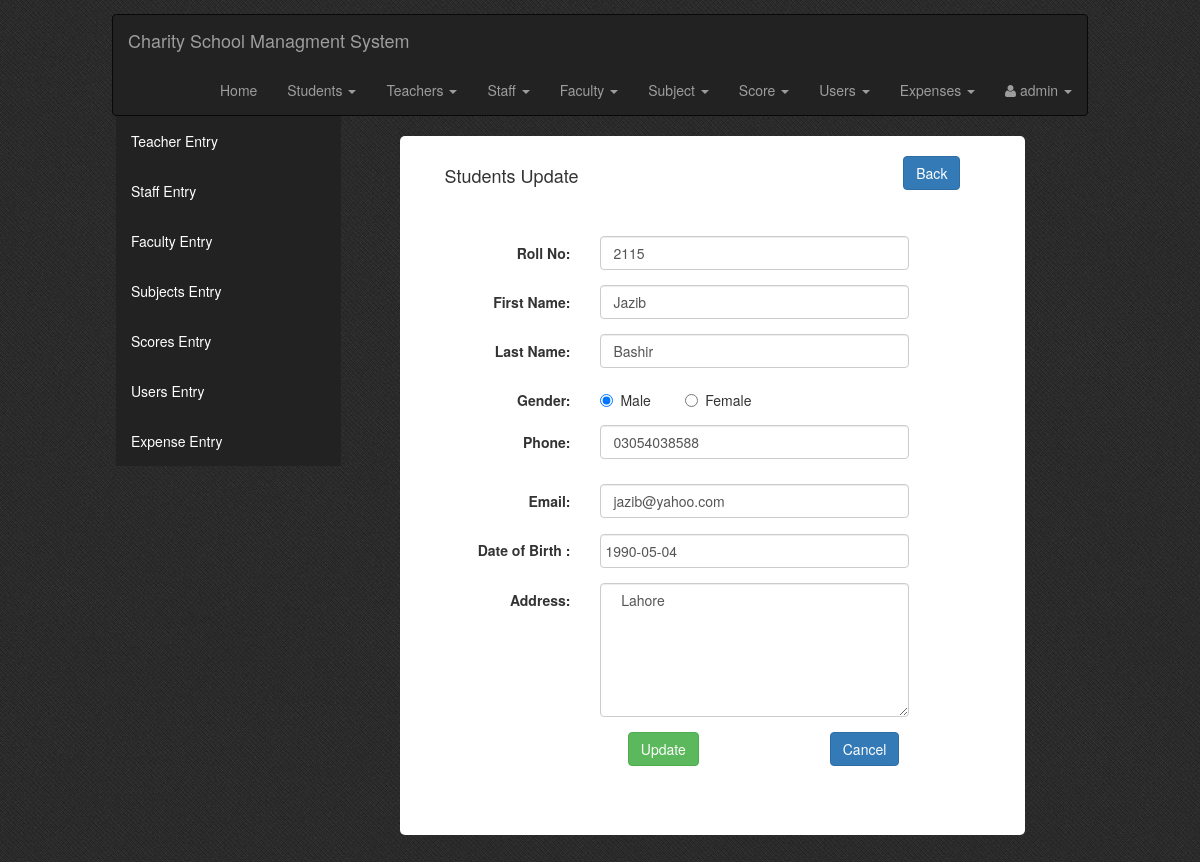
Page /admin.php?tag=student_entry&opr=upd&rs_id=2 on the committed database.
### tables this page shows
CREATE TABLE `stu_tbl` (
  `roll_no` int(10) NOT NULL,
  `stu_id` int(10) UNSIGNED NOT NULL,
  `f_name` varchar(50) NOT NULL,
  `l_name` varchar(50) NOT NULL,
  `gender` char(10) NOT NULL,
  `dob` date NOT NULL,
  `address` varchar(100) NOT NULL,
  `phone` varchar(50) NOT NULL,
  `email` varchar(70) NOT NULL,
  `student_expense` int(11) NOT NULL
);

### Students_Entry.php (the view, shortened to what this page needs)
<?php
    $id="";
    $opr="";
    if(isset($_GET['opr']))
    	$opr=$_GET['opr'];
    if(isset($_GET['rs_id']))
    	$id=$_GET['rs_id'];
?>
<?php
if($opr=="upd")
{
	$sql_upd=mysql_query("SELECT * FROM stu_tbl WHERE stu_id=$id");
	$rs_upd=mysql_fetch_array($sql_upd);
?>
<div class="col-md-10 col-md-offset-1 form-style">
    <div class="col-md-12 entry-head margin-20b">
        <h4 class="left">Students Update</h4>
        <a class="btn btn-primary right" href="?tag=view_students">Back</a>
    </div>
    <div class="col-md-10 col-md-offset-1 form-style">
            <form role="form" data-toggle="validator" method="post" class="form-horizontal">
                <div class="row">
                    <div class="form-group">
                        <label for="roll_no" class="control-label col-sm-3">Roll No:</label>
                        <div class="col-sm-8">
                            <input  type="text" class="form-control only-number" id="roll_no" name="roll_no" value="<?php echo $rs_upd['roll_no'];?>"/>
                        </div>
                    </div>
                    <div class="form-group">
                        <label for="fnametxt" class="control-label col-sm-3">First Name:</label>
                        <div class="col-sm-8">
                            <input type="text" class="form-control" id="fnametxt" name="fnametxt" value="<?php echo $rs_upd['f_name'];?>"/>
                        </div>
                    </div>
                    <div class="form-group">
                        <label for="lnametxt" class="control-label col-sm-3">Last Name:</label>
                        <div class="col-sm-8">
                            <input type="text" class="form-control" id="lnametxt" name="lnametxt" value="<?php echo $rs_upd['l_name'];?>"/>
                        </div>
                    </div>
                    <div class="form-group">
                        <label for="gender" class="control-label col-sm-3">Gender:</label>
                        <div class="radio col-sm-2">
                            <label><input type="radio" name="gender" value="male" <?php if($rs_upd['gender']=="male") echo "checked";?>>Male</label>
                        </div>
                        <div class="radio col-sm-4">
                            <label><input type="radio" name="gender" value="female" <?php if($rs_upd['gender']=="female") echo "checked";?>>Female</label>
                        </div>
                    </div>
                    <div class="form-group">
                        <label for="phonetxt" class="control-label col-sm-3">Phone:</label>
                        <div class="col-sm-8">
                            <input type="number"data-minlength="11" class="form-control only-number" data-error="Enter Valid 11 Digit Phone Number  " id="phonetxt" name="phonetxt" value="<?php echo $rs_upd['phone'];?>">
                        </div>
                    </div>
                    <div class="form-group">
                        <label for="emailtxt" class="control-label col-sm-3">Email:</label>
                        <div class="col-sm-8">
                            <input type="email" class="form-control" id="emailtxt" name="emailtxt" value="<?php echo $rs_upd['email'];?>">
                        </div>
                    </div>
                    <div class="form-group">
                        <label for="dob" class="control-label col-sm-3">Date of Birth :</label>
                        <div class="col-sm-8">
                            <input type="text" class="form-control datepicker" name="dob" value="<?php echo $rs_upd['dob'];?>" data-date-format="yyyy-mm-dd"/>
                        </div>
                    </div>
                    <div class="form-group">
                        <label for="addrtxt" class="control-label col-sm-3">Address:</label>
                        <div class="col-sm-8">
                            <textarea class="form-control" name="addrtxt" cols="8" rows="6" required><?php echo $rs_upd['address'];?></textarea>
                        </div>
                    </div>
                    <div class="form-group">
                        <input type="submit" name="btn_upd" value="Update" class="btn btn-success col-md-offset-4 col-sm-offset-4 col-xs-offset-2"/>
                        <input type="reset" value="Cancel" class="btn btn-primary col-md-offset-3 col-sm-offset-3 col-xs-offset-3"/>
                    </div>
                </div>
            </form>
        </div>
    </div>
</div>
<?php
}
?>
</body>
</html>

### css/datepicker.css (style rules this page uses)
.datepicker { padding: 4px; margin-top: 1px; -webkit-border-radius: 4px; -moz-border-radius: 4px; border-radius: 4px; direction: ltr; }

### css/style.css (style rules this page uses)
body { background:url(../picture/navy_blue.png); }
.left { float: left; margin-left: 10px; }
.right { float: right; margin-right: 30px; }
.margin-20b { margin-bottom: 20px; }
.entry-head { overflow: hidden; }
.form-style { background-color: #fff; padding: 20px; border-radius: 5px; }

### rows in the picture
stu_tbl: roll_no "2115", fnametxt "Jazib", lnametxt "Bashir", gender "☑ Male", gender "☐ Female", phonetxt "03054038588", emailtxt "jazib@yahoo.com", dob "1990-05-04", addrtxt "Lahore"
